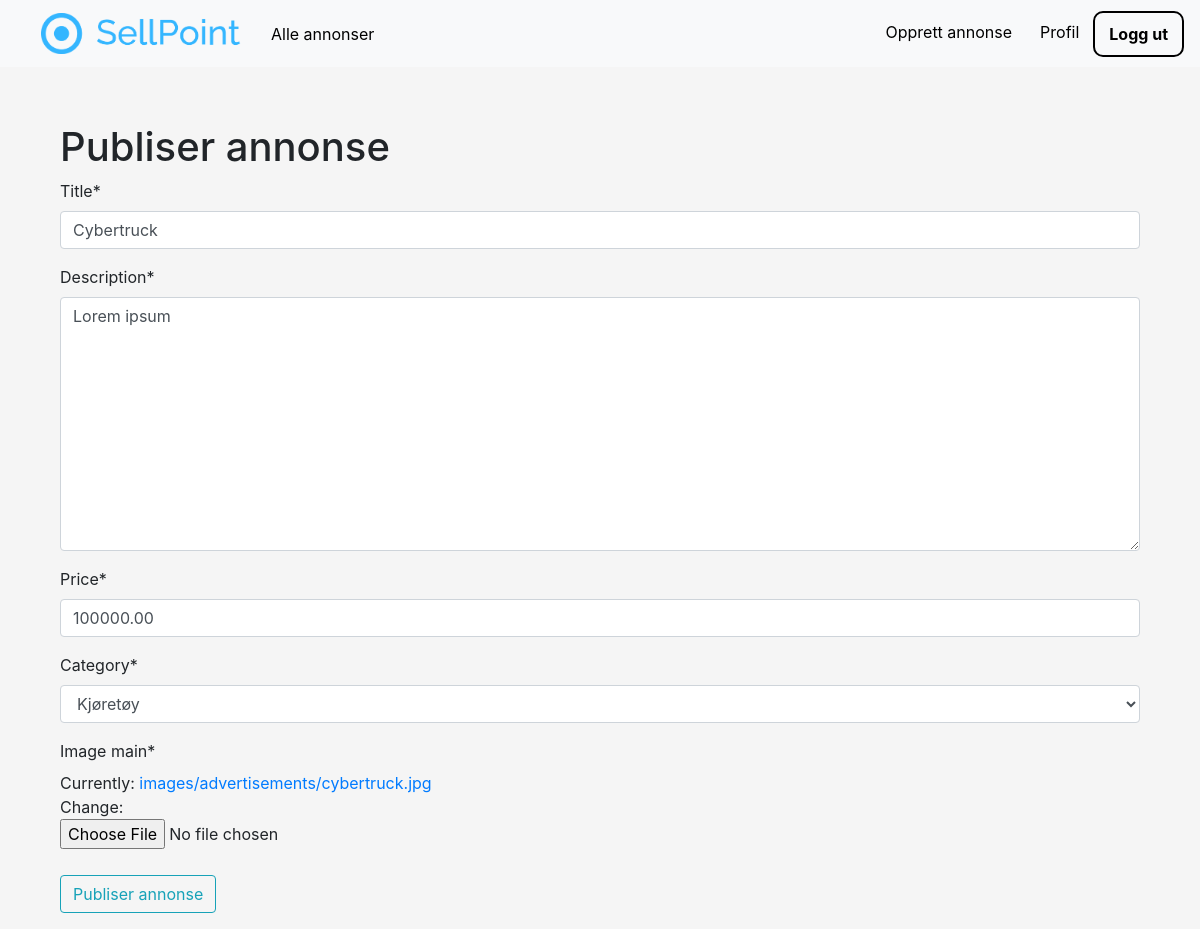
Screenshot of /advertisements/ad/13/update (signed in) with the database file from the repository.
### advertisements/models.py (models this page shows, shortened)
class Advertisement(models.Model):
    title = models.CharField(max_length=32)
    description = models.TextField()
    price = models.DecimalField(max_digits=10, decimal_places=2, default=0.00)
    image_main = models.ImageField(upload_to='images/advertisements')
    latitude = models.DecimalField(max_digits=9, decimal_places=6, default=63.446827)
    longitude = models.DecimalField(max_digits=9, decimal_places=6, default=10.421906)
    published = models.DateTimeField(default=timezone.now)
    author = models.ForeignKey(User, on_delete=models.CASCADE)
    category = models.ForeignKey(Category, default=1, on_delete=models.DO_NOTHING, related_name='advertisement')

### advertisements/views.py (the view, shortened to what this page needs)
# urls.py: path('ad/<int:pk>/update', AdvertisementUpdateView.as_view(), name='ad-update'),
class AdvertisementUpdateView(
    LoginRequiredMixin,
    UserPassesTestMixin,
    UpdateView):
    model = Advertisement
    fields = ['title', 'description', 'price', 'category', 'image_main']
    def test_func(self):
        advertisement = self.get_object()
        if self.request.user == advertisement.author:
            return True
        else:
            return False

### advertisements/models.py (called while the page is built)
    def __str__(self):
        return self.name

### advertisements/templates/advertisements/advertisement_form.html (shortened to what this page needs)
{% extends "pages/base.html" %}
{% load crispy_forms_tags %}
{% block content %}
<div class = "container">
    <div class = "advertisement-detail">
        <form method="POST" enctype="multipart/form-data">
            <h1> Publiser annonse </h1>
            {{ form|crispy }}
            <button class="btn btn-outline-info" style="margin-top:10px">
                Publiser annonse
            </button>
        </form>
    </div>
</div>
{% endblock content %}

### pages/static/pages/main.css (style rules this page uses)
body { margin: 0px; background-color: #f5f5f5; }
.container { display: grid; grid-template-columns: 1fr; }

### rows the page displays
Advertisement: title "Cybertruck", description "Lorem ipsum", price "100000.00", category "Kjøretøy"
